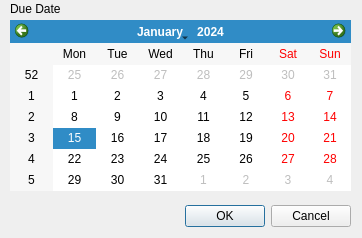
<?xml version="1.0" encoding="UTF-8"?>
<ui version="4.0">
 <class>DateDialog</class>
 <widget class="QDialog" name="DateDialog">
  <property name="geometry">
   <rect>
    <x>0</x>
    <y>0</y>
    <width>362</width>
    <height>238</height>
   </rect>
  </property>
  <property name="windowTitle">
   <string>Due date</string>
  </property>
  <widget class="QDialogButtonBox" name="buttonBox">
   <property name="geometry">
    <rect>
     <x>10</x>
     <y>200</y>
     <width>341</width>
     <height>32</height>
    </rect>
   </property>
   <property name="orientation">
    <enum>Qt::Horizontal</enum>
   </property>
   <property name="standardButtons">
    <set>QDialogButtonBox::Cancel|QDialogButtonBox::Ok</set>
   </property>
  </widget>
  <widget class="QLabel" name="label_3">
   <property name="geometry">
    <rect>
     <x>10</x>
     <y>0</y>
     <width>67</width>
     <height>17</height>
    </rect>
   </property>
   <property name="text">
    <string>Due Date</string>
   </property>
  </widget>
  <widget class="QCalendarWidget" name="calendarWidget">
   <property name="geometry">
    <rect>
     <x>10</x>
     <y>20</y>
     <width>341</width>
     <height>171</height>
    </rect>
   </property>
  </widget>
 </widget>
 <resources/>
 <connections>
  <connection>
   <sender>buttonBox</sender>
   <signal>accepted()</signal>
   <receiver>DateDialog</receiver>
   <slot>accept()</slot>
   <hints>
    <hint type="sourcelabel">
     <x>248</x>
     <y>254</y>
    </hint>
    <hint type="destinationlabel">
     <x>157</x>
     <y>274</y>
    </hint>
   </hints>
  </connection>
  <connection>
   <sender>buttonBox</sender>
   <signal>rejected()</signal>
   <receiver>DateDialog</receiver>
   <slot>reject()</slot>
   <hints>
    <hint type="sourcelabel">
     <x>316</x>
     <y>260</y>
    </hint>
    <hint type="destinationlabel">
     <x>286</x>
     <y>274</y>
    </hint>
   </hints>
  </connection>
 </connections>
</ui>
